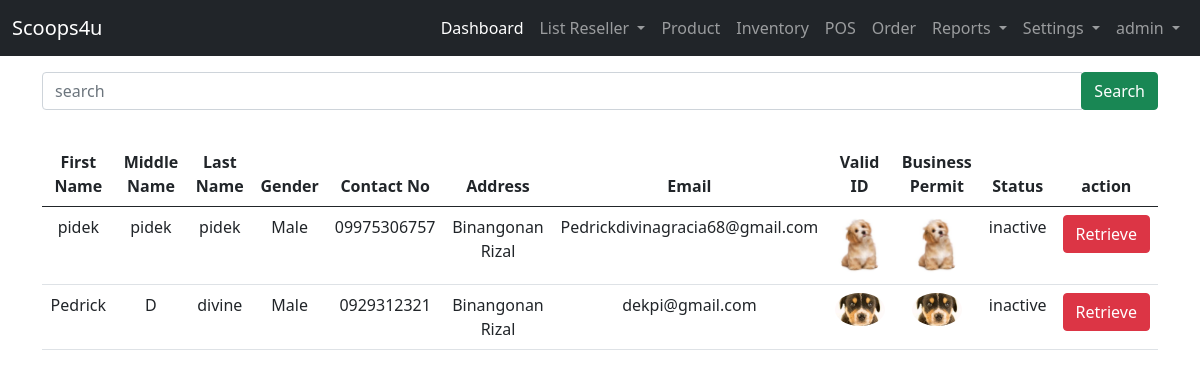
Page /user-site/list-archive-reseller/ (signed in) on the committed database.
### landing_page/models.py (models this page shows)
class User(AbstractUser):
    ROLE = ((" "," "),("admin","admin"),("staff","staff"),("reseller","reseller"),("rider","rider"))
    role = models.CharField(max_length=50, null=True, default=False, choices=ROLE)

### admin_site/models.py (models this page shows, shortened)
class Reseller(models.Model):
    STATUS = (("pending","pending"),("active","active"),("inactive","inactive"))
    BOOLCHOICE = (("Male","Male"),("Female","Female"))
    reseller_fname =models.CharField(max_length=200, verbose_name='First Name')
    reseller_mname =models.CharField(max_length=200, verbose_name='Middle Name')
    reseller_lname =models.CharField(max_length=200, verbose_name='Last Name')
    reseller_gender = models.CharField(max_length = 50,choices=BOOLCHOICE, verbose_name='Gender')
    reseller_contact =models.CharField(max_length = 12, verbose_name='Contact Number')
    reseller_address =models.TextField(null=False, verbose_name='Address')
    reseller_email =models.EmailField(unique=True, max_length=200, verbose_name='Email')
    reseller_id =models.ImageField( upload_to=image_path, verbose_name='valid id')
    reseller_businessp =models.ImageField( upload_to=image_path,verbose_name='business id')
    reseller_status =models.CharField(max_length=200, null=True, choices=STATUS, verbose_name='Status')

### admin_site/views.py (the view)
# urls.py: path('list-archive-reseller/', views.list_archive, name='list_archive'),
@login_required(login_url='landing_page:login')
def list_archive(request):
    list_reseller = Reseller.objects.order_by('-id').filter(reseller_status = "inactive")
    context = {'list_reseller':list_reseller}
    return render(request, 'admin_site/user/archive.html', context)

### templates/admin_site/user/archive.html (shortened to what this page needs)
{% extends 'admin_site/base.html' %}
{% block content %}
<form action="{% url 'admin_site:search_reseller' %}" method="get" class="my-2">
    <div class="input-group">
        <input type="text" class="form-control" name="search" placeholder="search" required>
        <div class="input-group-append">
            <button class="btn btn-success">Search</button>
        </div>
    </div>
</form>
<br>
    {% if list_reseller %}
    <table class="table table-hover text-center">
        <thead>
            <tr>
                <th>First Name</th>
                <th>Middle Name</th>
                <th>Last Name</th>
                <th>Gender</th>
                <th>Contact No</th>
                <th>Address</th>
                <th>Email</th>
                <th>Valid ID</th>
                <th>Business Permit</th>
                <th>Status</th>
                <th>action</th>
            </tr>
            <tbody>
                {% for list in list_reseller %}
                <tr>
                    <td>{{ list.reseller_fname }}</td>
                    <td>{{ list.reseller_mname }}</td>
                    <td>{{ list.reseller_lname }}</td>
                    <td>{{ list.reseller_gender }}</td>
                    <td>{{ list.reseller_contact }}</td>
                    <td>{{ list.reseller_address }}</td>
                    <td>{{ list.reseller_email }}</td>
                    <td><a href="{% url 'admin_site:viewing_pic' list.id %}"><img src="/media/{{ list.reseller_id}}" alt="Valid-ID" width="50" class="rounded-circle"></a></td>
                    <td><a href="{% url 'admin_site:viewing_pic' list.id %}"><img src="/media/{{ list.reseller_businessp}}" alt="Valid-ID" width="50" class="rounded-circle"></a></td>
                    <td>{{ list.reseller_status }}</td>
                    <td><a href="{% url 'admin_site:retrieve_reseller'  list.id %}" class="btn btn-danger">Retrieve</a></td>
                </tr>
                {% endfor %}
            </tbody>
        </thead>
    </table>
    {% endif %}
{% endblock content %}

### templates/admin_site/base.html (shortened to what this page needs)
{% load static %}
<!DOCTYPE html>
<html lang="en">
<head>
    <link href="https://cdn.jsdelivr.net/npm/bootstrap@5.0.2/dist/css/bootstrap.min.css" rel="stylesheet">
  </head>
<body>
  {% if user.role == "admin"%}
    <nav class="navbar navbar-expand-lg navbar-dark bg-dark">
        <div class="container-fluid">
          <a class="navbar-brand" href="#">Scoops4u</a>
          <div class="collapse navbar-collapse" id="navbarNavDropdown">
            <ul class="navbar-nav ms-auto mb-2 mb-lg-0">
              <li class="nav-item">
                <a class="nav-link active" aria-current="page" href="{% url 'admin_site:dashboard'%}">Dashboard</a>
              </li>
              <li class="nav-item dropdown">
                <a class="nav-link dropdown-toggle" href="#" id="navbarDropdownMenuLink" role="button" data-bs-toggle="dropdown" aria-expanded="false">
                  List Reseller
                </a>
              </li>
              <li class="nav-item">
                <a class="nav-link" href="{%url 'admin_site:list_product' %}">Product</a>
              </li>
              <li class="nav-item">
                <a class="nav-link" href="{%url 'admin_site:inventory' %}">Inventory</a>
              </li>
              <li class="nav-item">
                <a class="nav-link" href="{%url 'admin_site:pos' %}">POS</a>
              </li>
              <li class="nav-item">
                <a class="nav-link" href="{% url 'admin_site:transaction_orders' %}">Order</a>
              </li>
              <li class="nav-item dropdown">
                <a class="nav-link dropdown-toggle" href="#" id="navbarDropdownMenuLink" role="button" data-bs-toggle="dropdown" aria-expanded="false">
                  Reports
                </a>
              </li>
              <li class="nav-item dropdown">
                <a class="nav-link dropdown-toggle" href="#" id="navbarDropdownMenuLink" role="button" data-bs-toggle="dropdown" aria-expanded="false">
                  Settings
                </a>
              </li>
              <li class="nav-item dropdown">
                <a class="nav-link dropdown-toggle" href="#" id="navbarDropdownMenuLink" role="button" data-bs-toggle="dropdown" aria-expanded="false">
                  {{ user }}
                </a>
              </li>
            </ul>
          </div>
        </div>
      </nav>
  {% endif %}
      <div class="container">
        <div class="row mt-2">
            <div class="col-lg-12">
                {% block content %}
                {% endblock content %}
            </div>
        </div>
    </div>
</body>
</html>

### rows in the picture
User: username "admin"
Reseller: reseller_fname "pidek", reseller_mname "pidek", reseller_lname "pidek", reseller_gender "Male", reseller_contact "09975306757", reseller_address "Binangonan Rizal", reseller_email "Pedrickdivinagracia68@gmail.com", reseller_id (picture), reseller_businessp (picture), reseller_status "inactive"
Reseller: reseller_fname "Pedrick", reseller_mname "D", reseller_lname "divine", reseller_gender "Male", reseller_contact "0929312321", reseller_address "Binangonan Rizal", reseller_email "dekpi@gmail.com", reseller_id (picture), reseller_businessp (picture), reseller_status "inactive"
